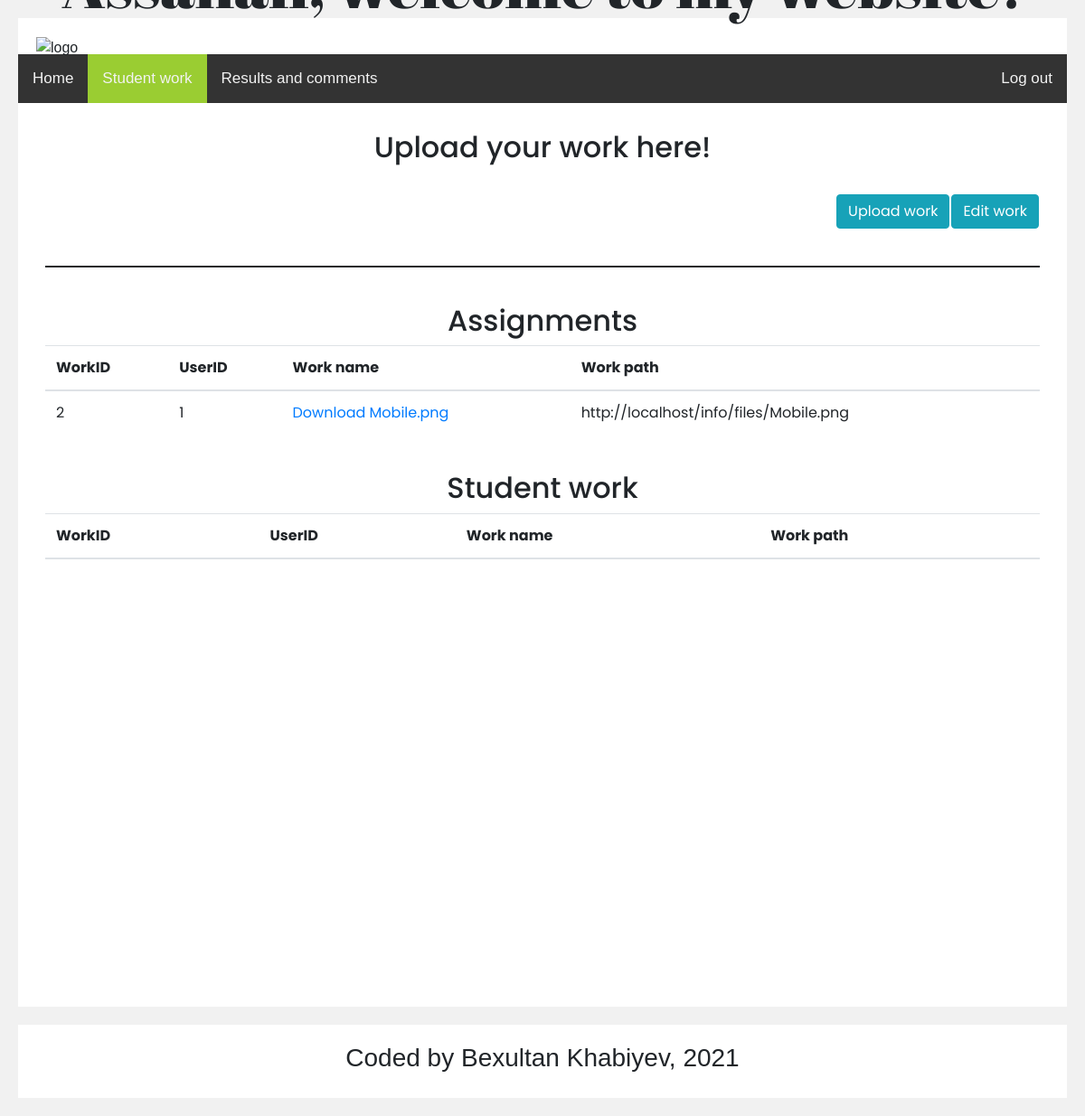
Page /main1.php (signed in) on the committed database.
### tables this page shows
CREATE TABLE `work` (
  `workID` int(5) NOT NULL,
  `userID` int(5) NOT NULL,
  `work_name` varchar(30) NOT NULL,
  `work_check` tinyint(1) NOT NULL
);

### handlermain1.php (the view, shortened to what this page needs)
<?php
	include('connect.php');
	$currentfile = 'http://localhost/info/files/';
	$user_status = $_SESSION['data']['user_status'];
	if ($user_status == 'teacher')
	{
		$search = mysqli_query($conn, "SELECT userID FROM users WHERE user_status = 'teacher'");
		$userID1 = mysqli_fetch_array($search);
		$myrow1 = mysqli_query($conn, "SELECT * FROM work WHERE work_check = 0 AND userID = ".$userID1["userID"]."");
		echo '<h2 align="center">Assignments</h2>';
		echo '<table class="table table-hover">';
		echo '<thead><tr><th>WorkID</th><th>UserID</th><th>Work name</th><th>Work path</th></tr></thead>';
		echo '<tbody>';
		while($row = mysqli_fetch_array($myrow1))
		{
			echo '<tr>';
			echo '<td>'. $row['workID'] .'</td>';
			echo '<td>'. $row['userID'] .'</td>';
			echo '<td><a href="'. $currentfile.$row['work_name'] .'">Download '.$row['work_name'].'</a></td>';
			echo '<td>'. $currentfile.$row['work_name'] .'</td>';
			echo '</tr>';
		}
		echo '</tbody>';
		echo '</table>';
		echo '<br>';
		$myrow = mysqli_query($conn, "SELECT *, users.user_name, users.user_surname, users.user_class FROM work LEFT JOIN users ON work.userID = users.userID WHERE work_check = 0 AND work.userID != ".$userID1["userID"]."");
		echo '<h2 align="center">Student work</h2>';
		echo '<table class="table table-hover">';
		echo '<thead><tr><th>WorkID</th><th>Full name</th><th>Class</th><th>Work name</th><th>Work path</th></tr></thead>';
		echo '<tbody>';
		while($row = mysqli_fetch_array($myrow))
		{
			echo '<tr>';
			echo '<td>'. $row['workID'] .'</td>';
			echo '<td>'. $row['user_surname'], ' ', $row['user_name'] .'</td>';
			echo '<td>'. $row['user_class'] .'</td>';
			echo '<td><a href="'. $currentfile.$row['work_name'] .'">Download '.$row['work_name'].'</a></td>';
			echo '<td>'. $currentfile.$row['work_name'] .'</td>';
			echo '</tr>';
		}
		echo '</tbody>';
		echo '</table>';
	}
	elseif ($user_status == 'student')
	{
		$search = mysqli_query($conn, "SELECT userID FROM users WHERE user_status = 'teacher'");
		$userID1 = mysqli_fetch_array($search);
		$myrow = mysqli_query($conn, "SELECT * FROM work WHERE work_check = 0 AND userID = ".$userID1["userID"]."");
		echo '<h2 align="center">Assignments</h2>';
		echo '<table class="table table-hover">';
		echo '<thead><tr><th>WorkID</th><th>UserID</th><th>Work name</th><th>Work path</th></tr></thead>';
		echo '<tbody>';
		while($row = mysqli_fetch_array($myrow))
		{
			echo '<tr>';
			echo '<td>'. $row['workID'] .'</td>';
			echo '<td>'. $row['userID'] .'</td>';
			echo '<td><a href="'. $currentfile.$row['work_name'] .'">Download '.$row['work_name'].'</a></td>';
			echo '<td>'. $currentfile.$row['work_name'] .'</td>';
			echo '</tr>';
		}
		echo '</tbody>';
		echo '</table>';
		echo '<br>';
		echo '<h2 align="center">Student work</h2>';
		echo '<table class="table table-hover">';
		echo '<thead><tr><th>WorkID</th><th>UserID</th><th>Work name</th><th>Work path</th></tr></thead>';
		echo '</table>';
	}
?>

### style.css (style rules this page uses)
* { box-sizing: border-box; }
body { font-family: Arial; background: #f1f1f1; padding: 20px; }

### header1.php (style rules this page uses)
body { margin: 0; font-family: Arial, Helvetica, sans-serif; }

### rows in the picture
work: workID "2", userID "1", work_name "Mobile.png"
